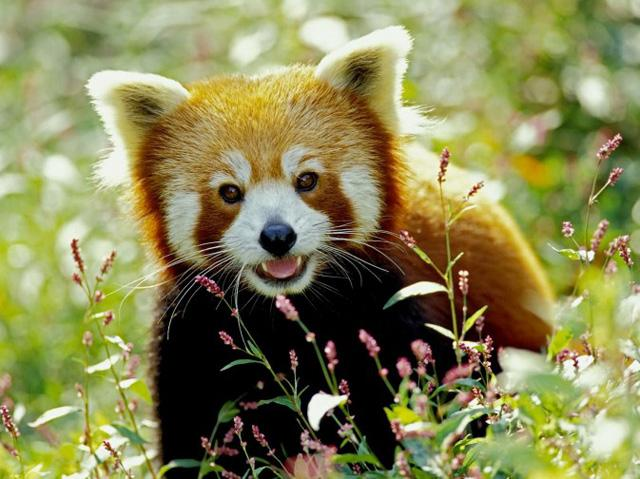
#> input picture track/1.jpg, 640 x 479 px
$ python ROI.py
#> lines starting #> are read from the running program, lines starting #| are printed output that depends on the picture; after the words box and inside, x2 and y2 are one past the last pixel; in counts of white or black regions, pixels touching at a corner belong together
import numpy as np
from matplotlib import pyplot as plt
import cv2

src = cv2.imread("./1.jpg")
#> src is the input picture: shape (479, 640, 3); mean B, G, R 84.8, 134.2, 135.8

ROI = np.zeros(src.shape, np.uint8) #感兴趣区域ROI
proimage0 = src.copy()               #复制原图

"""提取轮廓"""
proimage1=cv2.cvtColor(proimage0,cv2.COLOR_BGR2GRAY)   #转换成灰度图
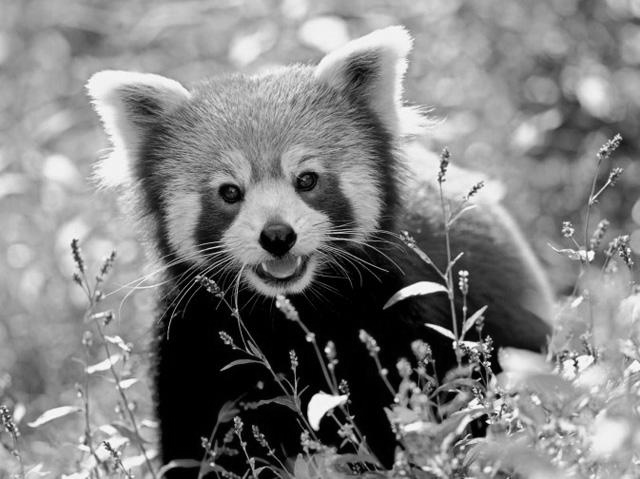
#> proimage1: shape (479, 640); min 0, max 254, mean 129.1
proimage2=cv2.adaptiveThreshold(proimage1,255,cv2.ADAPTIVE_THRESH_GAUSSIAN_C,cv2.THRESH_BINARY_INV,7,7)
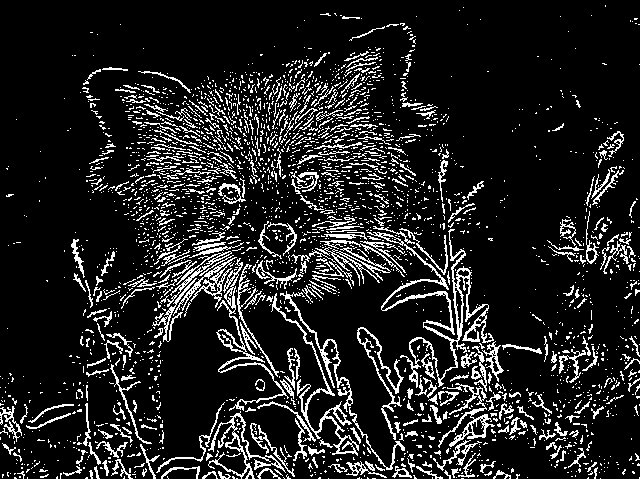
#> proimage2: shape (479, 640); 13% white in thin lines or dots
contours,hierarchy=cv2.findContours(proimage2,cv2.RETR_CCOMP,cv2.CHAIN_APPROX_NONE) #提取所有的轮廓
#> contours = 3112 contours, 2928 with area under 20; largest, box (x1, y1, x2, y2) and area: (367, 229, 494, 388) 1816, (216, 258, 289, 411) 846, (271, 293, 359, 456) 839, (438, 383, 495, 448) 698, (208, 411, 286, 479) 586


"""ROI提取"""
cv2.drawContours(ROI, contours, 1,(255,255,255),-1)       #ROI区域填充白色，轮廓ID1
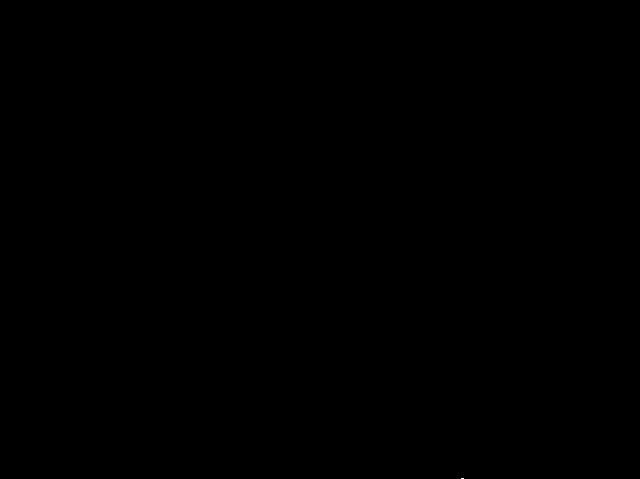
#> ROI: shape (479, 640, 3); 0% white in thin lines or dots, all inside (x1, y1, x2, y2) = (461, 478, 464, 479)
ROI=cv2.cvtColor(ROI,cv2.COLOR_BGR2GRAY)                  #转换成灰度图
ROI=cv2.adaptiveThreshold(ROI,255,cv2.ADAPTIVE_THRESH_GAUSSIAN_C,cv2.THRESH_BINARY_INV,7,7)                                     #自适应阈值化
#> ROI: shape (479, 640); 0.01% white in thin lines or dots, all inside (x1, y1, x2, y2) = (459, 476, 466, 479)
#> (the run stopped early here; a loop or call above may not have finished)
